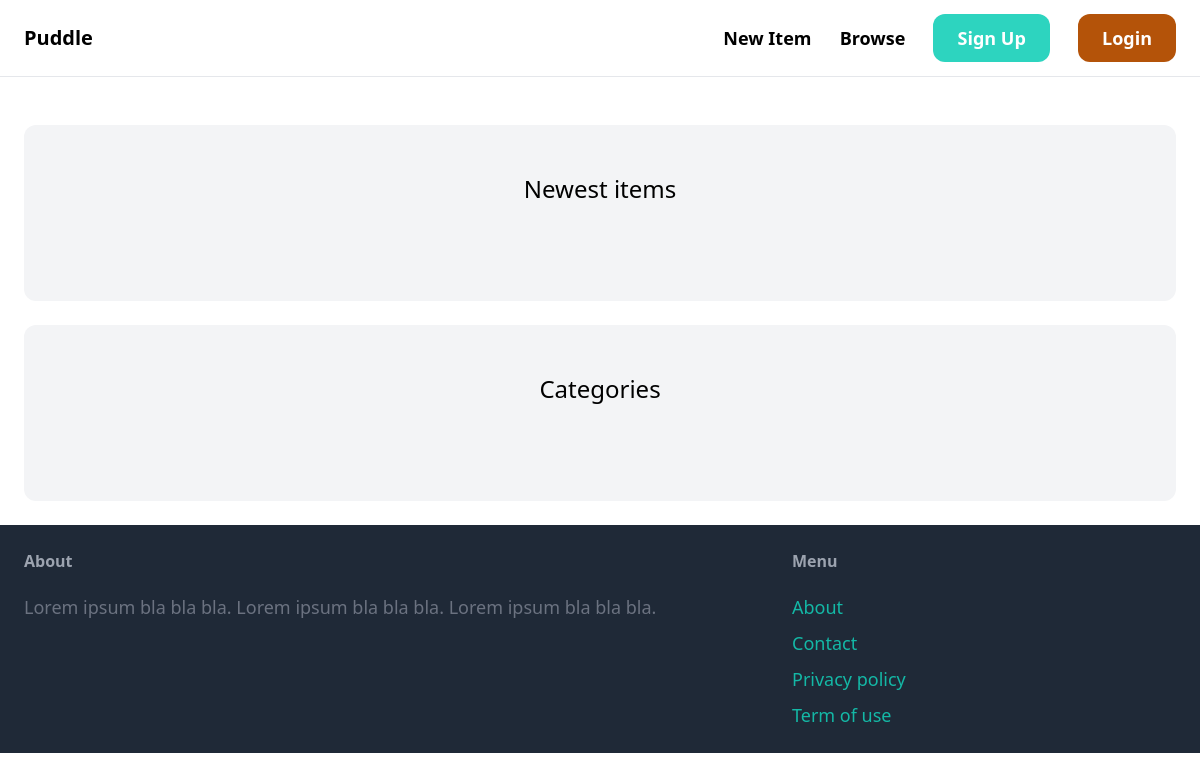
/, run on an earlier commit of the app's database.
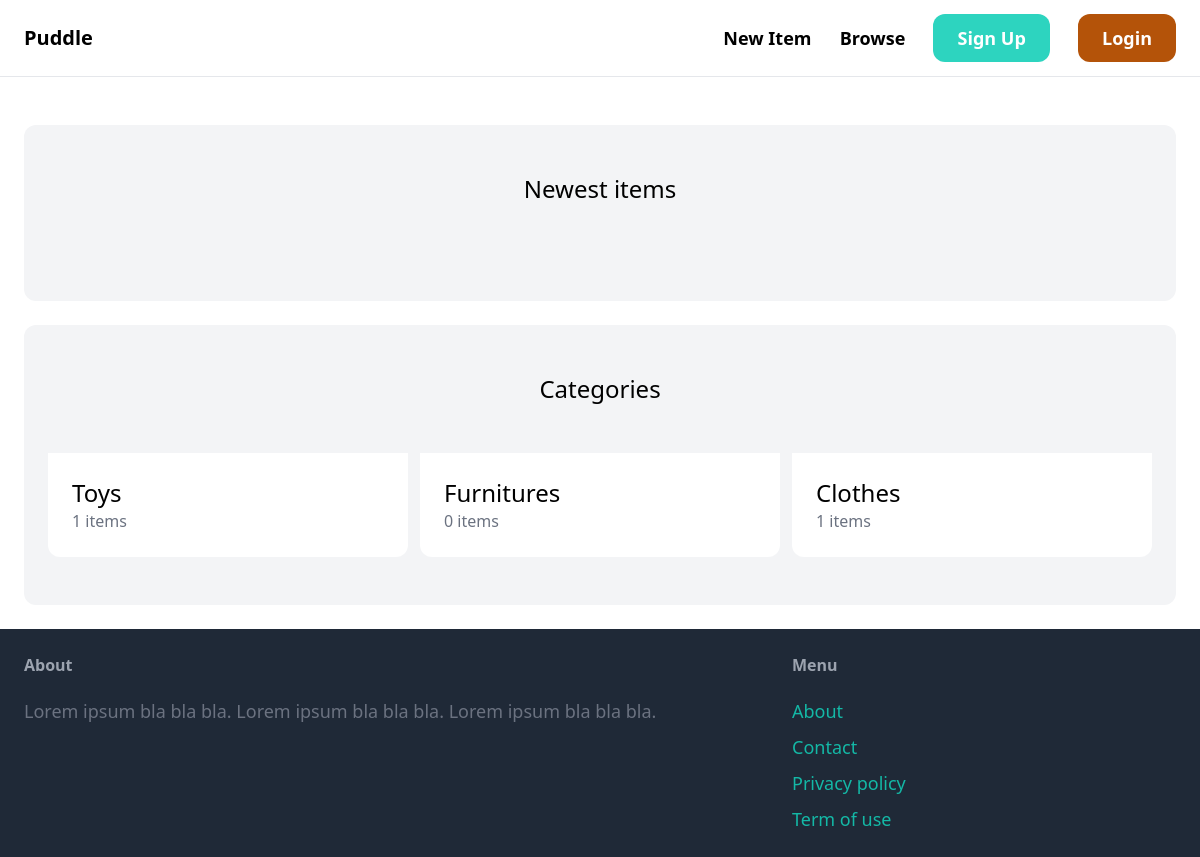
And on a later commit of the database.
### item/models.py (models this page shows, shortened)
class Category(models.Model):
    name = models.CharField(max_length=255)
    class Meta:
        verbose_name_plural = "Categories"

### core/views.py (the view)
# urls.py: path('', views.index, name='index'),
def index(request):
    items = Item.objects.filter(is_sold=False)[0:6]
    categories = Category.objects.all()
    return render(request, 'core/index.html', {
        'categories': categories,
        'items': items,
    })

### core/templates/core/index.html (shortened to what this page needs)
{% extends 'core/base.html' %}
{% block content %}
    <div class="mt-6 px-6 py-12 bg-gray-100 rounded-xl">
        <h2 class="mb-12 text-2xl text-center">Newest items</h2>
    </div>
    <div class="mt-6 px-6 py-12 bg-gray-100 rounded-xl">
        <h2 class="mb-12 text-2xl text-center">Categories</h2>
        <div class="grid grid-cols-3 gap-3">
            {% for category in categories %}
                <div>
                    <a href="#">
                        <div class="p-6 bg-white rounded-b-xl">
                            <h2 class="text-2xl">{{ category.name }}</h2>
                            <p class="text-gray-500">{{ category.items.count }} items</p>
                        </div>
                    </a>
                </div>
            {% endfor %}
        </div>
    </div>
{% endblock %}

### core/templates/core/base.html (shortened to what this page needs)
<!DOCTYPE html>
<head>
    <script src="https://cdn.tailwindcss.com"></script>
</head>
<body>
    <nav class="py-6 px-6 flex justify-between items-center border-b border-gray-200">
        <a href="/" class="text-xl font-semibold">Puddle</a>
        <div class="space-x-6">
            <a href="{% url 'item:new' %}" class="text-lg font-semibold hover:text-gray-500">New Item</a>
            <a href="{% url 'item:items' %}" class="text-lg font-semibold hover:text-gray-500">Browse</a>
            {% if request.user.is_authenticated %}
                <a href="{% url 'conversation:inbox' %}" class="px-6 py-3 text-lg font-semibold bg-teal-500 text-white rounded-xl hover:bg-teal-700">Inbox</a>
                <a href="{% url 'dashboard:index' %}" class="px-6 py-3 text-lg font-semibold bg-gray-500 text-white rounded-xl hover:bg-gray-700">Dashboard</a>
            {% else %}
                <a class="px-6 py-3 text-lg font-semibold bg-teal-400 text-white rounded-xl hover:bg-teal-600 hover:text-gray-100 transition-colors duration-300">Sign Up</a>
                <a class="px-6 py-3 text-lg font-semibold bg-amber-700 text-white rounded-xl hover:bg-amber-900 hover:text-yellow-100 transition-colors duration-300">Login</a>
            {% endif %}
        </div>
    </nav>
    <div class="px-6 py-6">
        {%block content%}
        {%endblock%}
    </div>
    <footer class="py-6 px-6 flex justify-between bg-gray-800">
        <div class="w-2/3 pr-10">
            <h3 class="mb-5 font-semibold text-gray-400">About</h3>
            <p class="text-lg text-gray-500">Lorem ipsum bla bla bla. Lorem ipsum bla bla bla. Lorem ipsum bla bla bla.</p>
        </div>
        <div class="w-1/3">
            <h3 class="mb-5 font-semibold text-gray-400">Menu</h3>
            <ul class="space-y-2">
                <li><a href="#" class="text-lg text-teal-500 hover:text-teal-700">About</a></li>
                <li><a href="{% url 'core:contact' %}" class="text-lg text-teal-500 hover:text-teal-700">Contact</a></li>
                <li><a href="#" class="text-lg text-teal-500 hover:text-teal-700">Privacy policy</a></li>
                <li><a href="#" class="text-lg text-teal-500 hover:text-teal-700">Term of use</a></li>
            </ul>
        </div>
    </footer>
</body>
</html>

What changed in the data, as far as the page shows it:
added Category: name "Toys", items.count "1"
added Category: name "Furnitures", items.count "0"
added Category: name "Clothes", items.count "1"
